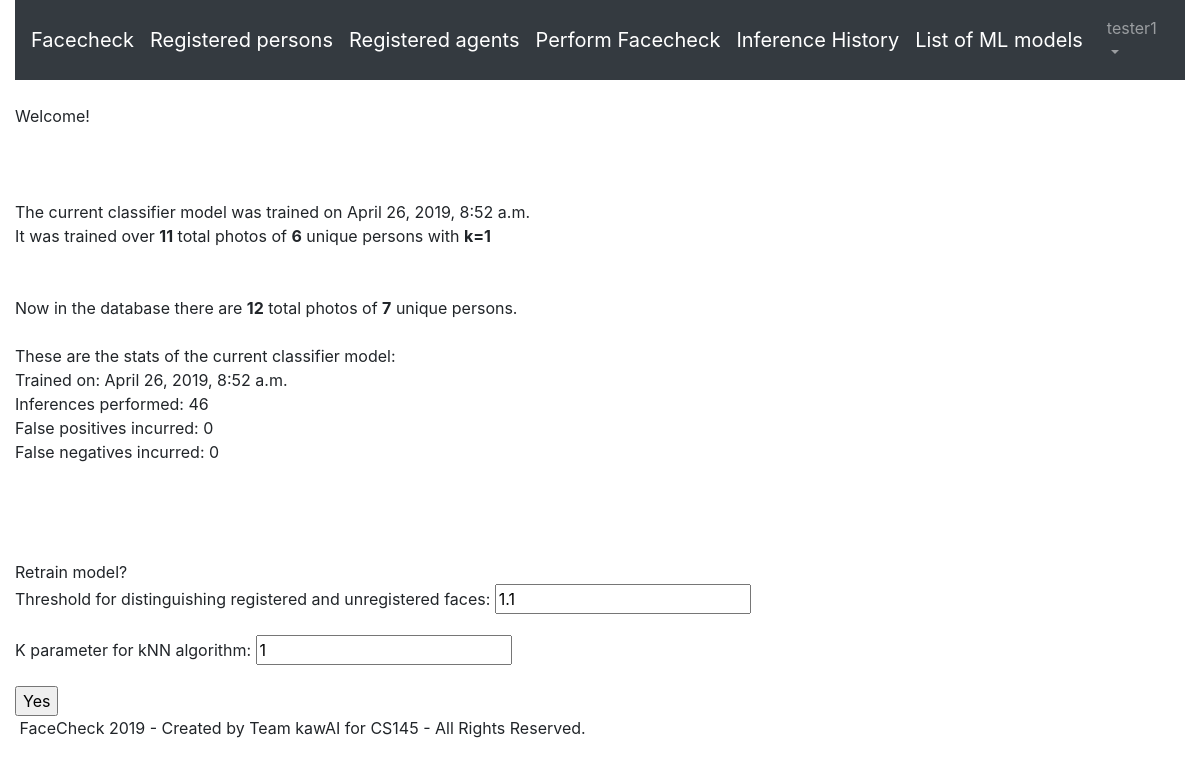
Page / (signed in) on the committed database.
### faces/models.py (models this page shows, shortened)
class CustomUser(AbstractUser):
    def __str__(self):
        return "%i - %s"%(self.id, self.username)

class MLModelVersion(Model):
    time_trained = models.DateTimeField()
    model = models.FileField(upload_to=modelpath, default='defaultclf.pkl')
    total_photos = models.PositiveIntegerField(default=1)
    unique_persons = models.PositiveIntegerField(default=1)
    k_neighbors = models.PositiveIntegerField("k parameter for kNN algorithm", default=1)
    threshold = models.FloatField('Threshold for distinguishing registered and unregistered faces',default=1.1)
    is_in_use = models.BooleanField(default=False, blank=False, null=False)
    inf_count = models.PositiveIntegerField("Inferences performed", default=0)
    fp_count = models.PositiveIntegerField("False positives incurred", default=0)
    fn_count = models.PositiveIntegerField("False negatives incurred", default=0)
    ii_count = models.PositiveIntegerField("Incorrect identifications incurred", default=0)
    fa_rate = models.FloatField("False acceptance rate", default=None, blank=True, null=True)
    fr_rate = models.FloatField("False rejection rate", default=None, blank=True, null=True)
    ii_rate = models.FloatField("Incorrect identification rate", default=None, blank=True, null=True)

### faces/views.py (the view)
# urls.py: path('', views.HomePageView.as_view(), name='home'),
class HomePageView(TemplateView):
    template_name = 'home.html'
    def get_context_data(self, **kwargs):
        context = super().get_context_data(**kwargs)
        context['mlmodelver'] = cache.get_or_set('deployedmv', MLModelVersion.objects.filter(is_in_use=True)[0])
        context['total_photos'] = SamplePhoto.objects.all().count()
        context['unique_persons'] = RegisteredPerson.objects.filter(numphotos__gt=0).count()
        context['form'] = RetrainModelForm()
        return context

### faces/forms.py
class RetrainModelForm(forms.ModelForm):
	class Meta:
		model = MLModelVersion
		fields = ('threshold', 'k_neighbors')

### templates/home.html (shortened to what this page needs)
{% extends 'base.html' %}
{% block content %}
{% if user.is_authenticated %}
Welcome!
<br><br><br><br>
The current classifier model was trained on {{mlmodelver.time_trained}}<br>
It was trained over <b>{{mlmodelver.total_photos}}</b> total photos of <b>{{mlmodelver.unique_persons}}</b> unique persons with <b>k={{mlmodelver.k_neighbors}}</b><br><br><br>
Now in the database there are <b>{{total_photos}}</b> total photos of <b>{{unique_persons}}</b> unique persons.
<br><br>
These are the stats of the current classifier model:<br>
Trained on: {{mlmodelver.time_trained}}<br>
Inferences performed: {{mlmodelver.inf_count}}<br>
False positives incurred: {{mlmodelver.fp_count}}<br>
False negatives incurred: {{mlmodelver.fn_count}}<br><br>
<br><br><br>
Retrain model?
<form method="post" action="{% url 'retrain_model' %}">
    {{ form.as_p }}
    <input type="submit" value="Yes">
</form>
{% else %}
You're not logged in.
<br>
<br>
<a href="{% url 'login' %}"> Log In </a>
{% endif %}
{% endblock content %}

### templates/base.html (shortened to what this page needs)
{% load static %}
<!doctype html>
<html lang="en">
  <head>
    <link rel='stylesheet' href='https://use.fontawesome.com/releases/v5.5.0/css/all.css'>
    <link rel="stylesheet" href="https://cdnjs.cloudflare.com/ajax/libs/font-awesome/4.7.0/css/font-awesome.min.css">
    <link rel="stylesheet" href="https://stackpath.bootstrapcdn.com/bootstrap/4.1.3/css/bootstrap.min.css">
  </head>
  <body>
    <div class="container-fluid">
        <header>
            <nav class="navbar navbar-expand-md navbar-dark bg-dark mb-4">
              <a class="navbar-brand" href="{% url 'home' %}">Facecheck</a>
              {% if user.is_authenticated %}
              <a class="navbar-brand" href="{% url 'list_persons' %}"> Registered persons</a>
              <a class="navbar-brand" href="{% url 'list_agents' %}"> Registered agents </a>
              <a class="navbar-brand" href="{% url 'make_inference' %}"> Perform Facecheck </a>
              <a class="navbar-brand" href="{% url 'list_inferences' %}"> Inference History </a>
              <a class="navbar-brand" href="{% url 'list_models' %}"> List of ML models </a>
              {% endif %}
              <div class="collapse navbar-collapse" id="navbarCollapse">
                {% if user.is_authenticated %}
                  <ul class="navbar-nav ml-auto">
                    <li class="nav-item">
                      <a class="nav-link dropdown-toggle" href="#" id="userMenu"\
                      data-toggle="dropdown" aria-haspopup="true" aria-expanded\
                      ="false">
                        {{ user.username }}
                      </a>
                    </li>
                  </ul>
                {% else %}
                  <form class="form-inline ml-auto">
                    <a href="{% url 'login' %}" class="btn btn-outline-secondary">
                    Log In</a>
                  </form>
                {% endif %}
              </div>
            </nav>
        </header>
        <div>
          {% block content %}
          {% endblock content %}
        </div>
        <footer class="footerdiv">
          &nbsp;FaceCheck 2019 - Created by Team kawAI for CS145 - All Rights Reserved.
        </footer>
    </div>
  </body>
</html>

### rows in the picture
CustomUser: username "tester1"
MLModelVersion: time_trained "April 26, 2019, 8:52 a.m.", total_photos "11", unique_persons "6", k_neighbors "1", inf_count "46", fp_count "0", fn_count "0"

### other values in the picture
{{ total_photos }} "12"
{{ unique_persons }} "7"
